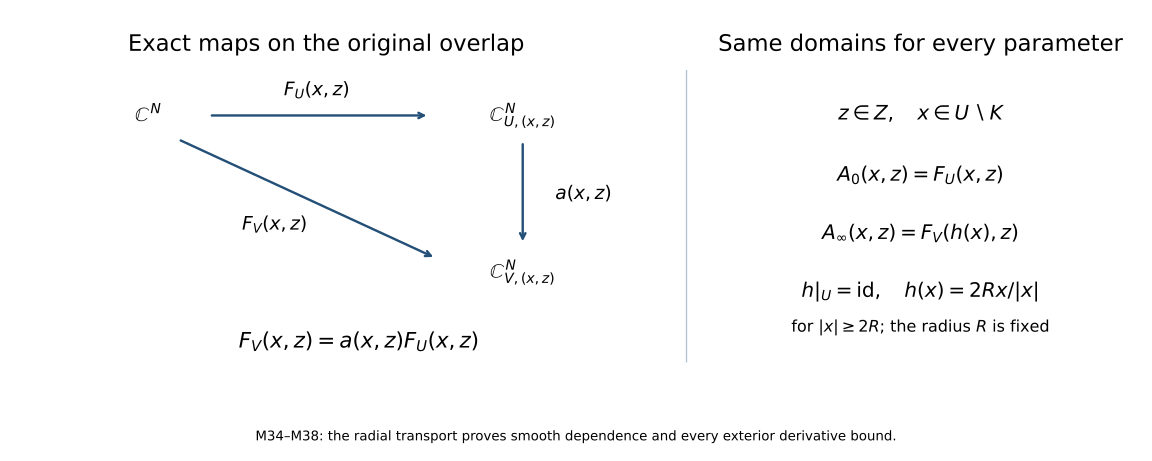

Reproduce this figure in Python.
"""Exact frame maps for the fixed-domain family, equations M34--M38."""
from pathlib import Path
import matplotlib
matplotlib.use('Agg')
import matplotlib.pyplot as plt
p=Path(__file__).resolve().parent
fig,ax=plt.subplots(figsize=(12,4.8));ax.set(xlim=(0,12),ylim=(0,5));ax.axis('off')
def txt(x,y,s,sz=15):ax.text(x,y,s,ha='center',va='center',fontsize=sz)
def arrow(a,b,label,xy):
    ax.annotate('',xy=b,xytext=a,arrowprops=dict(arrowstyle='->',lw=1.8,color='#245078'))
    txt(*xy,label,14)
txt(3.3,4.65,'Exact maps on the original overlap',17)
txt(1.4,3.7,r'$\mathbb{C}^{N}$')
txt(5.4,3.7,r'$\mathbb{C}^{N}_{U,(x,z)}$')
txt(5.4,1.6,r'$\mathbb{C}^{N}_{V,(x,z)}$')
arrow((2.05,3.7),(4.4,3.7),r'$F_U(x,z)$',(3.2,4.04))
arrow((5.4,3.35),(5.4,1.98),r'$a(x,z)$',(6.05,2.65))
arrow((1.72,3.38),(4.47,1.79),r'$F_V(x,z)$',(2.75,2.24))
txt(3.65,.67,r'$F_V(x,z)=a(x,z)F_U(x,z)$',16)
ax.plot([7.15,7.15],[.4,4.3],color='#b3c3d3',lw=1)
txt(9.65,4.65,'Same domains for every parameter',17)
txt(9.65,3.72,r'$z\in Z,\quad x\in U\setminus K$')
txt(9.65,2.9,r'$A_0(x,z)=F_U(x,z)$')
txt(9.65,2.12,r'$A_\infty(x,z)=F_V(h(x),z)$')
txt(9.65,1.34,r'$h|_U=\mathrm{id},\quad h(x)=2Rx/|x|$')
txt(9.65,.86,r'for $|x|\geq 2R$; the radius $R$ is fixed',12)
fig.text(.5,.012,'M34–M38: the radial transport proves smooth dependence and every exterior derivative bound.\n',ha='center',fontsize=10)
fig.subplots_adjust(left=.015,right=.99,top=.96,bottom=.15)
fig.savefig(p/'matrix-extension-parameters.svg')
fig.savefig(p/'matrix-extension-parameters.png',dpi=170)
plt.close(fig)
